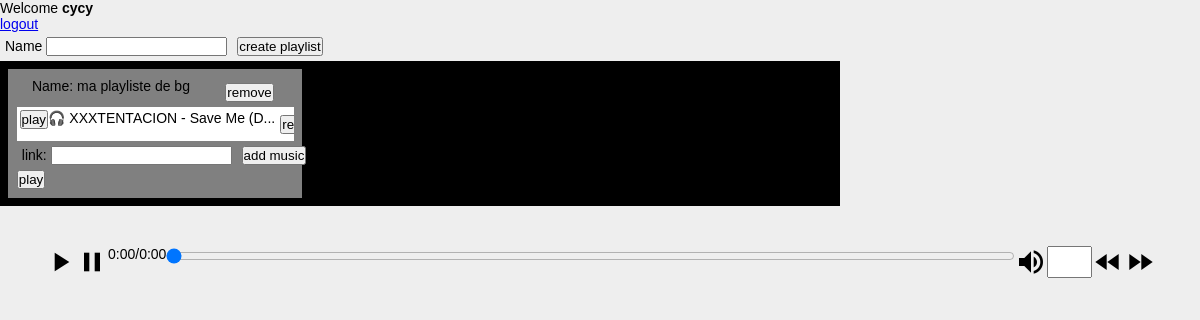
/session.php (signed in), run on an earlier commit of the app's database.
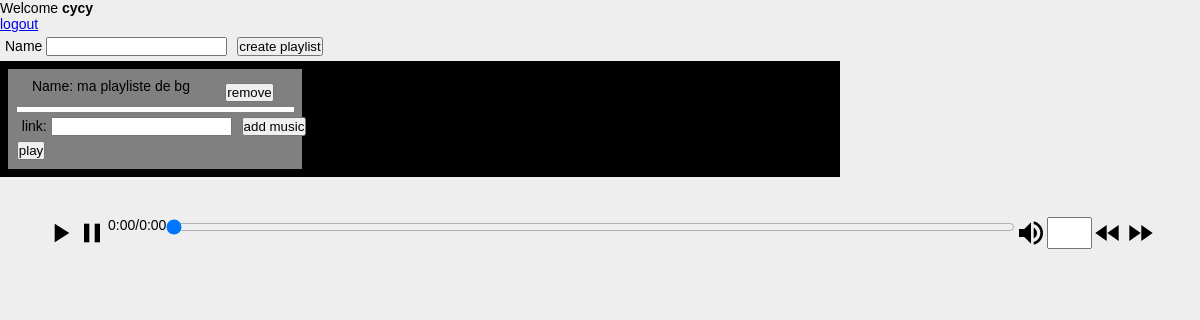
And on a later commit of the database.
### tables this page shows
CREATE TABLE `playlists` (
  `id` int(11) NOT NULL,
  `name` varchar(100) NOT NULL,
  `user_id` int(11) NOT NULL
);

CREATE TABLE `links` (
  `playlist_id` int(11) NOT NULL,
  `link` varchar(100) NOT NULL,
  `id` int(11) NOT NULL,
  `name` varchar(100) NOT NULL,
  `exec_order` int(11) NOT NULL
);

### printPlaylists.php (the view, shortened to what this page needs)
<?php
$username = $_SESSION['username'];
$query = "SELECT id FROM users WHERE username='$username'";
$result = mysqli_query($db, $query);
if (mysqli_num_rows($result) > 0) {
    $row = mysqli_fetch_assoc($result);
    $user_id = $row["id"];
}
$query = "SELECT * FROM playlists WHERE user_id='$user_id'";
$result_playlist = mysqli_query($db, $query);
if (mysqli_num_rows($result_playlist) > 0) {
    while ($row_playlist = mysqli_fetch_assoc($result_playlist)) {
        $playlist_id = $row_playlist["id"];
        $playlist_name = $row_playlist["name"];
?>
        <li class="playlist">
            <div class="on_one_line">
                <p><?php echo "Name: $playlist_name"; ?></p>
                <form class="remove_item" method="post" action="session.php?playlistid=<?php echo $playlist_id ?>">
                    <div>
                        <button type="submit" name="remove_playlist">remove</button>
                    </div>
                </form>
            </div>
            <?php
            $query = "SELECT * FROM links WHERE playlist_id='$playlist_id' ORDER BY exec_order";
            $result_link = mysqli_query($db, $query);
            ?>
            <div class="music_list">
                <?php
                if (mysqli_num_rows($result_link) > 0) {
                    while ($row_names = mysqli_fetch_assoc($result_link)) {
                        $name = $row_names['name'];
                        $link_id = $row_names['id'];
                ?>
                        <div class="on_one_line">
                            <form method="post" action="session.php?playlistid=<?php echo $playlist_id ?>&linkid=<?php echo $link_id ?>">
                                <div>
                                    <button type="submit" name="play_music">play</button>
                                </div>
                            </form>
                            <?php
                            if (strlen($name) > 30) {
                                $name = substr($name, 0, 30);
                                $name .= "...";
                            }
                            echo "$name";
                            ?>
                            <form class="remove_item" method="post" action="session.php?linkid=<?php echo $link_id ?>">
                                <div>
                                    <button type="submit" name="remove_music">remove</button>
                                </div>
                            </form>
                        </div>
                        <?php
                    }
                        ?><?php
                    }
                        ?>
            </div>
            <form class="on_one_line" method="post" action="session.php?playlistid=<?php echo $playlist_id ?>">
                <div class="add_item">
                    <label>link: </label>
                    <input type="test" name="link">
                </div>
                <div class="add_item">
                    <button type="submit" name="add_link">add music</button>
                </div>
            </form>
            <form method="post" action="session.php?playlistid=<?php echo $playlist_id ?>">
                <div>
                    <button type="submit" name="play_playlist">play</button>
                </div>
            </form>
        </li> <?php
            }
        }
                ?>

### session.php (shortened to what this page needs)
<?php include('serverPlaylist.php') ?>
<!DOCTYPE html>
<html>
<head>
	<link rel="stylesheet" type="text/css" href="style.css">
	<link rel="stylesheet" href="http://cdnjs.cloudflare.com/ajax/libs/highlight.js/8.6/styles/default.min.css">
	<link rel="stylesheet" href="http://cdnjs.cloudflare.com/ajax/libs/highlight.js/8.6/styles/tomorrow.min.css">
</head>
<body>
	<div>
		<?php if (isset($_SESSION['username'])) : ?>
			<p>Welcome <strong><?php echo $_SESSION['username']; ?></strong></p>
			<p> <a href="index.php?logout='1'">logout</a> </p>
			<form class="add_playlist" method="post" action="session.php">
				<div class="add_item">
					<label>Name</label>
					<input type="text" name="name">
				</div>
				<div class="add_item">
					<button type="submit" name="add_playlist">create playlist</button>
				</div>
			</form>
			<div class="playlists">
				<?php include('printPlaylists.php'); ?>
			</div>
			<div class=player>
				<div id="controls">
					<ul>
						<li>
							<i id="play" class="material-icons">play_arrow</i>
							<i id="pause" class="material-icons">pause</i>
							<div id="time"><span id="current-time">0:00</span> / <span id="duration">0:00</span></div>
							<input type="range" id="progress-bar" value="0">
							<i id="mute-toggle" class="material-icons">volume_up</i>
							<input id="volume-input" type="number" max="100" min="0">
							<i id="prev" class="material-icons">fast_rewind</i>
							<i id="next" class="material-icons">fast_forward</i>
						</li>
					</ul>
				</div>
			</div>
		<?php endif ?>
	</div>
</body>
</html>

### style.css (style rules this page uses)
* { margin: 0; padding: 0; box-sizing: border-box; }
html { background-color: #eee; }
body { font: normal 14px sans-serif; }
#controls { margin: 4px; }
#controls ul { list-style: none; }
#controls ul li { margin: 40px; display: flex; flex-direction: row; justify-content: space-around; }
#time { display: flex; flex-direction: row; }
#progress-bar { width: 100%; height: 20px; cursor: pointer; }
#controls i { color: #000; font-size: 32px; cursor: pointer; }
#volume-input { height: 32px; width: 45px; }
#next, #prev { display: block; }
.playlists { display: flex; flex-direction: column; justify-content: space-between; flex-wrap: wrap; max-width: 70%; max-height: 600px; overflow-x: scroll; overflow-y: hidden; white-space: nowrap; background-color: black; }
.playlist { display: flex; flex-direction: column; background-color: grey; padding: 1%; margin: 1%; width: 35%; height: 20%; }
.music_list { display: flex; flex-direction: column; background-color: white; overflow-x: hidden; overflow-y: scroll; max-height: 150px; padding: 1%; }
.on_one_line { display: flex; flex-direction: row; justify-content: space-around; }
.add_playlist { display: flex; flex-direction: row; }
.add_item { margin: 5px; }
.remove_item { margin: 5px; }

What changed in the data, as far as the page shows it:
removed links: name "🎧 XXXTENTACION - Save Me (D..."
